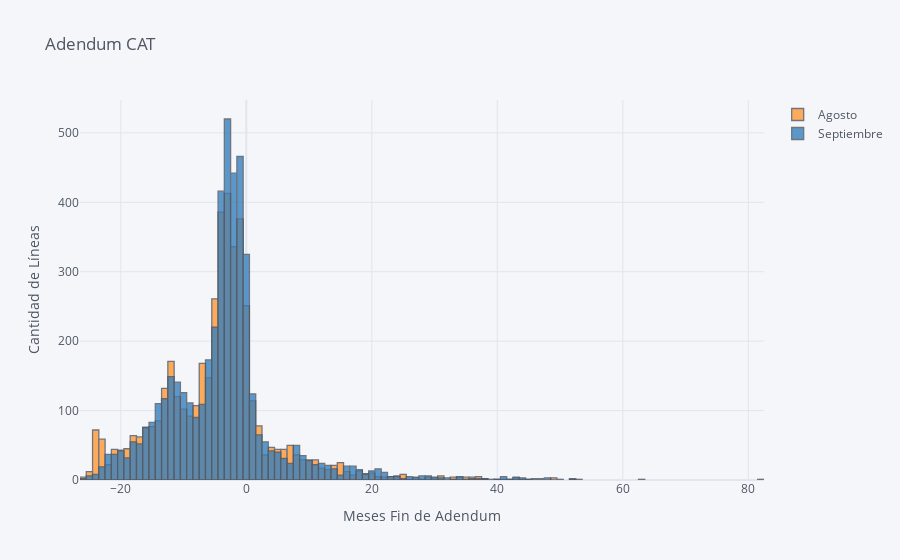

Notebook cell for this chart:
### Code cell
histo2.iplot('hist', title='Adendum CAT', xTitle='Meses Fin de Adendum',yTitle='Cantidad de Líneas')

### Figure 1 — Plotly figure (JSON) as saved in the notebook; plotly's stock layout.template omitted (floating-point values rounded to 4 significant figures; data arrays with more than 128 entries replaced by an {"elided": "..."} marker saying what was removed)
{"data": [{"histfunc": "count", "histnorm": "", "marker": {"color": "rgba(255, 153, 51, 1.0)", "line": {"color": "#4D5663", "width": 1.3}}, "name": "Agosto", "opacity": 0.8, "orientation": "v", "type": "histogram", "x": {"elided": "5892 int values"}}, {"histfunc": "count", "histnorm": "", "marker": {"color": "rgba(55, 128, 191, 1.0)", "line": {"color": "#4D5663", "width": 1.3}}, "name": "Septiembre", "opacity": 0.8, "orientation": "v", "type": "histogram", "x": {"elided": "5892 int values"}}], "layout": {"barmode": "overlay", "legend": {"bgcolor": "#F5F6F9", "font": {"color": "#4D5663"}}, "paper_bgcolor": "#F5F6F9", "plot_bgcolor": "#F5F6F9", "title": {"font": {"color": "#4D5663"}, "text": "Adendum CAT"}, "xaxis": {"gridcolor": "#E1E5ED", "showgrid": true, "tickfont": {"color": "#4D5663"}, "title": {"font": {"color": "#4D5663"}, "text": "Meses Fin de Adendum"}, "zerolinecolor": "#E1E5ED"}, "yaxis": {"gridcolor": "#E1E5ED", "showgrid": true, "tickfont": {"color": "#4D5663"}, "title": {"font": {"color": "#4D5663"}, "text": "Cantidad de Líneas"}, "zerolinecolor": "#E1E5ED"}}}
